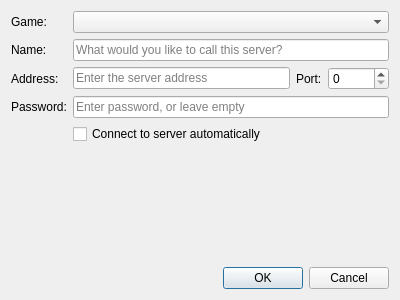
<?xml version="1.0" encoding="UTF-8"?>
<ui version="4.0">
 <class>ServerEditDialog</class>
 <widget class="QDialog" name="ServerEditDialog">
  <property name="geometry">
   <rect>
    <x>0</x>
    <y>0</y>
    <width>400</width>
    <height>300</height>
   </rect>
  </property>
  <property name="minimumSize">
   <size>
    <width>400</width>
    <height>300</height>
   </size>
  </property>
  <property name="maximumSize">
   <size>
    <width>16777215</width>
    <height>16777215</height>
   </size>
  </property>
  <property name="contextMenuPolicy">
   <enum>Qt::NoContextMenu</enum>
  </property>
  <property name="windowTitle">
   <string>Server details</string>
  </property>
  <property name="windowIcon">
   <iconset resource="../OpenRcon.qrc">
    <normaloff>:/icons/openrcon.png</normaloff>:/icons/openrcon.png</iconset>
  </property>
  <property name="layoutDirection">
   <enum>Qt::LeftToRight</enum>
  </property>
  <property name="autoFillBackground">
   <bool>false</bool>
  </property>
  <property name="styleSheet">
   <string notr="true"/>
  </property>
  <layout class="QGridLayout" name="gridLayout">
   <item row="0" column="0">
    <widget class="QLabel" name="label_game">
     <property name="text">
      <string>Game:</string>
     </property>
    </widget>
   </item>
   <item row="2" column="1">
    <layout class="QHBoxLayout" name="horizontalLayout_2">
     <item>
      <widget class="QLineEdit" name="lineEdit_host">
       <property name="text">
        <string/>
       </property>
       <property name="frame">
        <bool>true</bool>
       </property>
       <property name="placeholderText">
        <string>Enter the server address</string>
       </property>
      </widget>
     </item>
     <item>
      <widget class="QLabel" name="label_port">
       <property name="text">
        <string>Port:</string>
       </property>
      </widget>
     </item>
     <item>
      <widget class="QSpinBox" name="spinBox_port">
       <property name="minimum">
        <number>0</number>
       </property>
       <property name="maximum">
        <number>65535</number>
       </property>
       <property name="value">
        <number>0</number>
       </property>
      </widget>
     </item>
    </layout>
   </item>
   <item row="5" column="0" colspan="2">
    <spacer name="verticalSpacer">
     <property name="orientation">
      <enum>Qt::Vertical</enum>
     </property>
     <property name="sizeHint" stdset="0">
      <size>
       <width>20</width>
       <height>40</height>
      </size>
     </property>
    </spacer>
   </item>
   <item row="3" column="1">
    <widget class="QLineEdit" name="lineEdit_password">
     <property name="text">
      <string/>
     </property>
     <property name="echoMode">
      <enum>QLineEdit::Password</enum>
     </property>
     <property name="placeholderText">
      <string>Enter password, or leave empty</string>
     </property>
    </widget>
   </item>
   <item row="3" column="0">
    <widget class="QLabel" name="label_password">
     <property name="text">
      <string>Password:</string>
     </property>
    </widget>
   </item>
   <item row="0" column="1">
    <widget class="QComboBox" name="comboBox_game"/>
   </item>
   <item row="1" column="1">
    <widget class="QLineEdit" name="lineEdit_name">
     <property name="text">
      <string/>
     </property>
     <property name="placeholderText">
      <string>What would you like to call this server?</string>
     </property>
    </widget>
   </item>
   <item row="6" column="0" colspan="2">
    <layout class="QHBoxLayout" name="horizontalLayout">
     <item>
      <spacer name="horizontalSpacer">
       <property name="orientation">
        <enum>Qt::Horizontal</enum>
       </property>
       <property name="sizeHint" stdset="0">
        <size>
         <width>40</width>
         <height>20</height>
        </size>
       </property>
      </spacer>
     </item>
     <item>
      <widget class="QDialogButtonBox" name="buttonBox">
       <property name="standardButtons">
        <set>QDialogButtonBox::Cancel|QDialogButtonBox::Ok</set>
       </property>
       <property name="centerButtons">
        <bool>false</bool>
       </property>
      </widget>
     </item>
    </layout>
   </item>
   <item row="1" column="0">
    <widget class="QLabel" name="label_name">
     <property name="text">
      <string>Name:</string>
     </property>
    </widget>
   </item>
   <item row="2" column="0">
    <widget class="QLabel" name="label_host">
     <property name="text">
      <string>Address:</string>
     </property>
     <property name="textFormat">
      <enum>Qt::AutoText</enum>
     </property>
    </widget>
   </item>
   <item row="4" column="1">
    <widget class="QCheckBox" name="checkBox_autoConnect">
     <property name="text">
      <string>Connect to server automatically</string>
     </property>
    </widget>
   </item>
  </layout>
 </widget>
 <tabstops>
  <tabstop>lineEdit_name</tabstop>
  <tabstop>lineEdit_host</tabstop>
  <tabstop>spinBox_port</tabstop>
  <tabstop>lineEdit_password</tabstop>
  <tabstop>checkBox_autoConnect</tabstop>
  <tabstop>buttonBox</tabstop>
  <tabstop>comboBox_game</tabstop>
 </tabstops>
 <resources>
  <include location="../OpenRcon.qrc"/>
 </resources>
 <connections/>
</ui>
